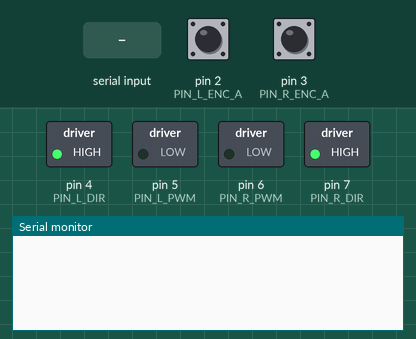
A sketch run on a simulated Arduino Mega 2560, built for the host (arithmetic inside an expression is 32-bit, double 64-bit). On the bench: switched loads named in the sketch (green lamp = pin HIGH), the last lines printed to the serial monitor. The inputs (shaded band) are chosen by the test bench; at power-on: pin 2 (PIN_L_ENC_A) HIGH, pin 3 (PIN_R_ENC_A) HIGH.

Above: at 1.2 s.
1.3 s: "PING\n" received over Serial
At 1.9 s:
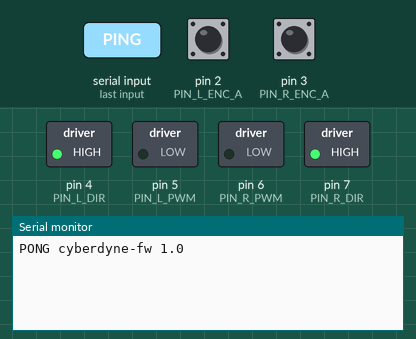
2.8 s: "VEL \n" received over Serial
At 4.0 s:
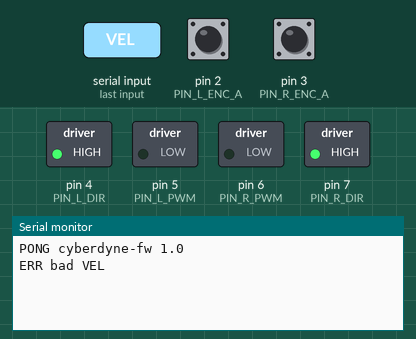
4.3 s: "ODOM?\n" received over Serial
At 5.4 s:
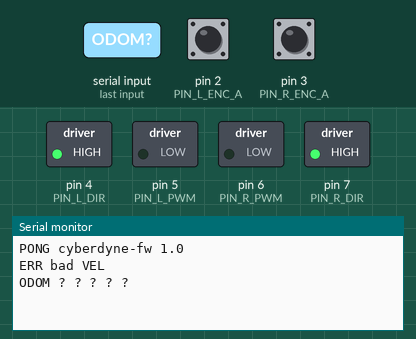

The sketch:

cyberdyne_fw.ino
```cpp
// Cyberdyne firmware for Arduino-class boards (tested logic: firmware/test).
// Wiring (defaults, change below): L298N/TB6612 motor driver, two quadrature
// encoders on interrupt pins, up to 5 HC-SR04 ultrasonic sensors, battery
// divider on A0, charger sense on D12, physical e-stop cuts the driver's
// enable line in hardware (not through this code).
#include "protocol.h"

const int PIN_L_PWM = 5, PIN_L_DIR = 4, PIN_R_PWM = 6, PIN_R_DIR = 7;
const int PIN_L_ENC_A = 2, PIN_L_ENC_B = 8, PIN_R_ENC_A = 3, PIN_R_ENC_B = 9;
const int PIN_TRIG[CYB_BEAMS] = {22, 24, 26, 28, 30}, PIN_ECHO[CYB_BEAMS] = {23, 25, 27, 29, 31};
const int PIN_BATT = A0, PIN_CHARGING = 12;
const float BATT_DIVIDER = 3.0f;      // (R1+R2)/R2 of the voltage divider

volatile long encL = 0, encR = 0;
void isrL() { encL += digitalRead(PIN_L_ENC_B) ? 1 : -1; }
void isrR() { encR += digitalRead(PIN_R_ENC_B) ? -1 : 1; }

void hwSetMotors(float l, float r) {
  digitalWrite(PIN_L_DIR, l >= 0); analogWrite(PIN_L_PWM, (int)(fabs(l) * 255));
  digitalWrite(PIN_R_DIR, r >= 0); analogWrite(PIN_R_PWM, (int)(fabs(r) * 255));
}
void hwReadEncoders(long* l, long* r) { noInterrupts(); *l = encL; *r = encR; interrupts(); }
float hwReadRange(int i) {
  digitalWrite(PIN_TRIG[i], LOW); delayMicroseconds(2);
  digitalWrite(PIN_TRIG[i], HIGH); delayMicroseconds(10); digitalWrite(PIN_TRIG[i], LOW);
  unsigned long us = pulseIn(PIN_ECHO[i], HIGH, 25000UL);   // ~4 m max
  return us ? us / 5800.0f : 4.0f;
}
float hwReadBatteryVolts() { return analogRead(PIN_BATT) * (5.0f / 1023.0f) * BATT_DIVIDER; }
int hwReadCharging() { return digitalRead(PIN_CHARGING); }
unsigned long hwMillis() { return millis(); }

Hardware hw = {hwSetMotors, hwReadEncoders, hwReadRange, hwReadBatteryVolts, hwReadCharging, hwMillis};
Config cfg;
Robot robot(hw, cfg);
LineReader reader;
char line[CYB_MAX_LINE], out[160];

void setup() {
  Serial.begin(115200);
  pinMode(PIN_L_PWM, OUTPUT); pinMode(PIN_L_DIR, OUTPUT); pinMode(PIN_R_PWM, OUTPUT); pinMode(PIN_R_DIR, OUTPUT);
  pinMode(PIN_L_ENC_A, INPUT_PULLUP); pinMode(PIN_L_ENC_B, INPUT_PULLUP);
  pinMode(PIN_R_ENC_A, INPUT_PULLUP); pinMode(PIN_R_ENC_B, INPUT_PULLUP);
  attachInterrupt(digitalPinToInterrupt(PIN_L_ENC_A), isrL, RISING);
  attachInterrupt(digitalPinToInterrupt(PIN_R_ENC_A), isrR, RISING);
  for (int i = 0; i < CYB_BEAMS; i++) { pinMode(PIN_TRIG[i], OUTPUT); pinMode(PIN_ECHO[i], INPUT); }
  pinMode(PIN_CHARGING, INPUT);
  hwSetMotors(0, 0);
}

void loop() {
  robot.update();                          // odometry + 500 ms command watchdog
  while (Serial.available()) {
    if (reader.feed((char)Serial.read(), line)) {
      robot.handle(line, out, sizeof out);
      Serial.println(out);
    }
  }
}
```

protocol.h
```cpp
// Cyberdyne firmware: protocol + kinematics, hardware-independent.
// Compiled into the Arduino sketch AND into a host test (g++), so the
// logic the robot's brain talks to is verified without a board.
#pragma once
#include <math.h>
#include <stdio.h>
#include <string.h>
#include <stdlib.h>

#ifndef CYB_MAX_LINE
#define CYB_MAX_LINE 96
#endif
#ifndef CYB_BEAMS
#define CYB_BEAMS 5          // ultrasonic/ToF sensors, left..right
#endif

static inline float clampf(float v, float lo, float hi) { return v < lo ? lo : (v > hi ? hi : v); }

struct Hardware {
  // Implemented by the sketch (real pins) or the host test (fake).
  void (*setMotors)(float left, float right);      // -1..1 duty
  void (*readEncoders)(long* left, long* right);   // ticks since boot
  float (*readRange)(int beam);                    // metres
  float (*readBatteryVolts)();
  int (*readCharging)();                           // 0/1
  unsigned long (*millis)();
};

struct Config {
  float wheelBase   = 0.18f;   // metres between wheels
  float ticksPerM   = 2000.0f; // encoder ticks per metre of wheel travel
  float maxWheelMps = 0.6f;    // wheel speed at duty 1.0
  float vFull       = 12.6f;   // battery volts at 100%
  float vEmpty      = 10.5f;
  unsigned long cmdTimeoutMs = 500;
  float beamAngles[CYB_BEAMS] = {-1.5708f, -0.7854f, 0.0f, 0.7854f, 1.5708f};
};

class Robot {
 public:
  Robot(Hardware hw, Config cfg) : hw_(hw), cfg_(cfg) {}

  // Call often: integrates odometry, enforces the command watchdog.
  void update() {
    long l, r;
    hw_.readEncoders(&l, &r);
    float dl = (l - lastL_) / cfg_.ticksPerM, dr = (r - lastR_) / cfg_.ticksPerM;
    lastL_ = l; lastR_ = r;
    float d = 0.5f * (dl + dr), dth = (dr - dl) / cfg_.wheelBase;
    th_ += dth;
    x_ += d * cosf(th_); y_ += d * sinf(th_);
    unsigned long now = hw_.millis();
    if (now - lastCmdMs_ > cfg_.cmdTimeoutMs && (v_ != 0 || w_ != 0)) {
      v_ = w_ = 0; apply(); timeouts_++;
    }
  }

  // One line in, one line out. Returns the reply length.
  int handle(const char* line, char* out, int outLen) {
    if (!strncmp(line, "PING", 4)) return snprintf(out, outLen, "PONG cyberdyne-fw 1.0");
    if (!strncmp(line, "VEL ", 4)) {
      char* end; float v = strtof(line + 4, &end); float w = strtof(end, &end);
      if (end == line + 4) return snprintf(out, outLen, "ERR bad VEL");
      v_ = v; w_ = w; lastCmdMs_ = hw_.millis(); apply();
      return snprintf(out, outLen, "OK VEL");
    }
    if (!strncmp(line, "ODOM?", 5))
      return snprintf(out, outLen, "ODOM %.4f %.4f %.4f %.3f %.3f", x_, y_, th_, v_, w_);
    if (!strncmp(line, "SCAN?", 5)) {
      int n = snprintf(out, outLen, "SCAN");
      for (int i = 0; i < CYB_BEAMS; i++)
        n += snprintf(out + n, outLen - n, "%c%.3f:%.2f", i ? ',' : ' ', cfg_.beamAngles[i], hw_.readRange(i));
      return n;
    }
    if (!strncmp(line, "BATT?", 5)) {
      float vb = hw_.readBatteryVolts();
      float level = clampf((vb - cfg_.vEmpty) / (cfg_.vFull - cfg_.vEmpty), 0.0f, 1.0f);
      return snprintf(out, outLen, "BATT %.3f %.2f %d", level, vb, hw_.readCharging());
    }
    if (!strncmp(line, "ESTOP", 5)) { v_ = w_ = 0; apply(); return snprintf(out, outLen, "OK ESTOP"); }
    char cmd[16] = {0}; sscanf(line, "%15s", cmd);
    return snprintf(out, outLen, "ERR unknown %s", cmd);
  }

  float x() const { return x_; } float y() const { return y_; } float theta() const { return th_; }
  float v() const { return v_; } float w() const { return w_; }
  unsigned long timeouts() const { return timeouts_; }

 private:
  void apply() {
    float vl = v_ - w_ * cfg_.wheelBase / 2, vr = v_ + w_ * cfg_.wheelBase / 2;
    hw_.setMotors(clampf(vl / cfg_.maxWheelMps, -1.0f, 1.0f), clampf(vr / cfg_.maxWheelMps, -1.0f, 1.0f));
  }
  Hardware hw_; Config cfg_;
  float x_ = 0, y_ = 0, th_ = 0, v_ = 0, w_ = 0;
  long lastL_ = 0, lastR_ = 0;
  unsigned long lastCmdMs_ = 0, timeouts_ = 0;
};

// Line assembler for a byte stream (serial). Returns true when a full line is ready in `line`.
class LineReader {
 public:
  bool feed(char c, char* line) {
    if (c == '\n' || c == '\r') {
      if (len_ == 0) return false;
      buf_[len_] = 0; strncpy(line, buf_, CYB_MAX_LINE); len_ = 0; return true;
    }
    if (len_ < CYB_MAX_LINE - 1) buf_[len_++] = c;
    return false;
  }
 private:
  char buf_[CYB_MAX_LINE]; int len_ = 0;
};
```

Measured:
- after the input at 1.3 s, the serial monitor: prints a new line at once (image 1)
- after the input at 2.8 s, the serial monitor: prints a new line at once (image 2)
- after the input at 4.3 s, the serial monitor: prints a new line at once (image 3)
